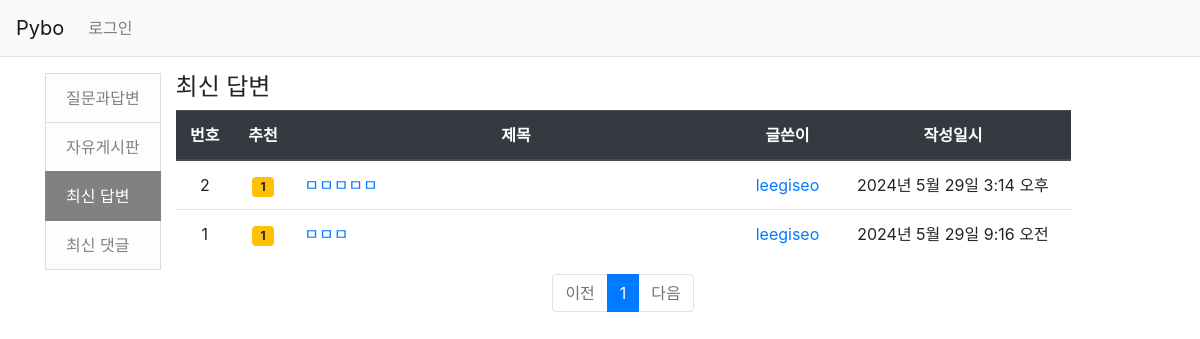
The page /pybo/category/3/ on the database as committed earlier.
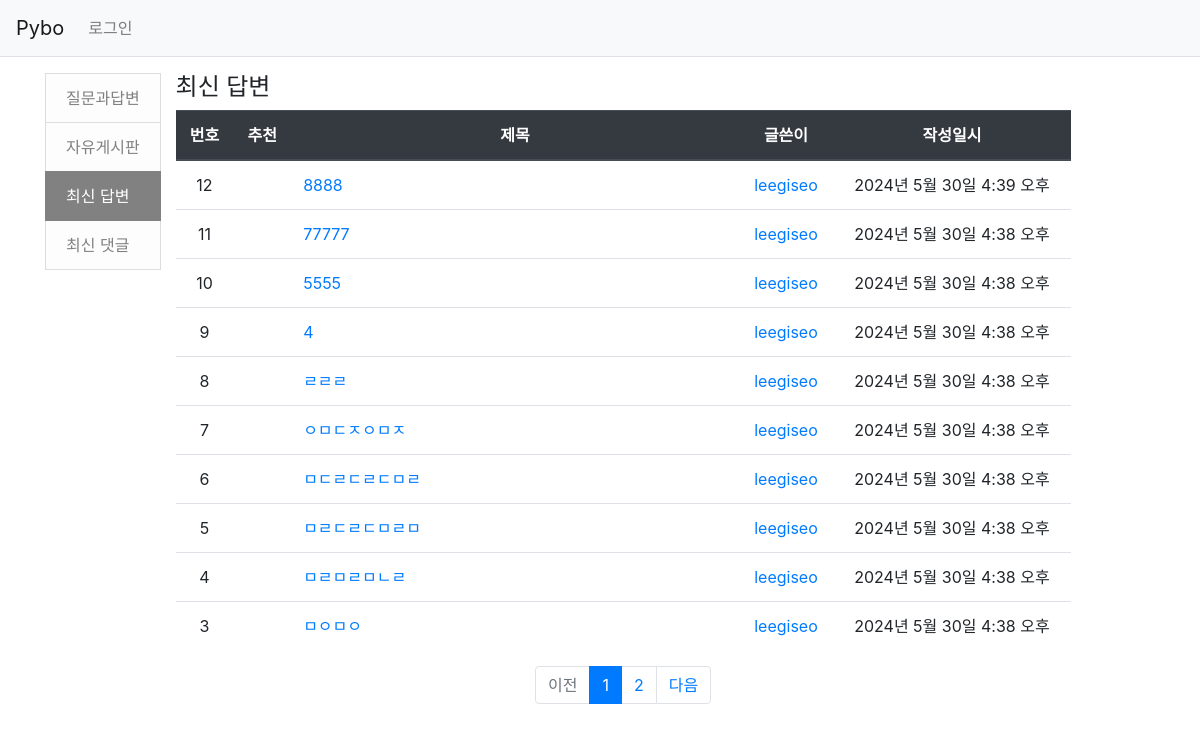
The same page on the database as committed later.
### pybo/models.py (models this page shows)
class Answer(models.Model):
    author = models.ForeignKey(User, on_delete=models.CASCADE, related_name='author_answer')
    question = models.ForeignKey(Question, on_delete=models.CASCADE)
    content = models.TextField()
    create_date = models.DateTimeField()
    modify_date = models.DateTimeField(null=True, blank=True)
    voter = models.ManyToManyField(User, related_name='voter_answer')

### pybo/views/base_views.py (the view)
# urls.py: path('', base_views.index, name='index'),  # '/' 에 해당되는 path
def index(request, category_id=1):
    page = request.GET.get('page', '1')  # 페이지
    kw = request.GET.get('kw', '')  # 검색어
    so = request.GET.get('so', 'recent')  # 정렬기준
    if category_id <= 2:
        question_list = Question.objects.filter(category=category_id)
        if so == 'recommend':
            question_list = question_list.annotate(num_voter=Count('voter')).order_by('-num_voter', '-create_date')
        elif so == 'popular':
            question_list = question_list.annotate(num_answer=Count('answer')).order_by('-num_answer', '-create_date')
        else:  # recent
            question_list = question_list.order_by('-create_date')
        if kw:
            question_list = question_list.filter(
                Q(subject__icontains=kw) |  # 제목검색
                Q(content__icontains=kw) |  # 내용검색
                Q(author__username__icontains=kw) |  # 질문 글쓴이검색
                Q(answer__author__username__icontains=kw)  # 답변 글쓴이검색
            ).distinct()
    elif category_id == 3:
        question_list = Answer.objects.all().order_by('-create_date')
    else:
        question_list = Comment.objects.all().order_by('-create_date')
    paginator = Paginator(question_list, 10)  # 페이지당 10개씩 보여주기
    page_obj = paginator.get_page(page)
    context = {'question_list': page_obj, 'page': page, 'kw': kw, 'so': so, 'category_id': category_id}
    return render(request, 'pybo/question_list.html', context)

### pybo/templatetags/pybo_filter.py (called while the page is built)
@register.filter
def sub(value, arg):
    return value - arg

### templates/pybo/question_list.html (shortened to what the changed rows need)
{% extends 'base.html' %}
{% load pybo_filter %}
{% block content %}
<div class="container my-3 d-flex">
    <div class="col-10 flex-grow-1">
        <table class="table">
            <thead>
            <tr class="text-center thead-dark">
                <th>번호</th>
                <th>추천</th>
                <th style="width:50%">제목</th>
                <th>글쓴이</th>
                <th>작성일시</th>
            </tr>
            </thead>
            <tbody>
            {% if question_list and category_id < 3 %}
            {% for question in question_list %}
            <tr class="text-center">
                <td>
                    {{ question_list.paginator.count|sub:question_list.start_index|sub:forloop.counter0|add:1 }}
                </td>
                <td>
                    {% if question.voter.all.count > 0 %}
                    <span class="badge badge-warning px-2 py-1">{{ question.voter.all.count }}</span>
                    {% endif %}
                </td>
                <td class="text-left">
                    <a href="{% url 'pybo:detail' question.id %}">{{ question.subject }}</a>
                    {% if question.answer_set.count > 0 %}
                    <span class="text-danger small ml-2">{{ question.answer_set.count }}</span>
                    {% endif %}
                </td>
                <td>
                    <a href="{% url 'pybo:profile_question' question.author.username %}">{{ question.author.username }}</a>
                </td>
                <td>{{ question.create_date }}</td>
            </tr>
            {% endfor %}
            {% elif question_list and category_id == 3 %}
            {% for question in question_list %}
            <tr class="text-center">
                <td>
                    {{ question_list.paginator.count|sub:question_list.start_index|sub:forloop.counter0|add:1 }}
                </td>
                <td>
                    {% if question.voter.all.count > 0 %}
                    <span class="badge badge-warning px-2 py-1">{{ question.voter.all.count }}</span>
                    {% endif %}
                </td>
                <td class="text-left">
                    <a href="{% url 'pybo:detail' question.question_id %}">{{ question.content }}</a>
                </td>
                <td>
                    <a href="{% url 'pybo:profile_question' question.author.username %}">{{ question.author.username }}</a>
                </td>
                <td>{{ question.create_date }}</td>
            </tr>
            {% endfor %}
            {% else %}
            <tr>
                <td colspan="3">내용이 없습니다.</td>
            </tr>
            {% endif %}
            </tbody>
        </table>
        <ul class="pagination justify-content-center">
            {% for page_number in question_list.paginator.page_range %}
            {% if page_number >= question_list.number|add:-5 and page_number <= question_list.number|add:5 %}
                {% if page_number == question_list.number %}
                <li class="page-item active" aria-current="page">
                    <a class="page-link" data-page="{{ page_number }}" href="#">{{ page_number }}</a>
                </li>
                {% else %}
                <li class="page-item">
                    <a class="page-link" data-page="{{ page_number }}" href="#">{{ page_number }}</a>
                </li>
                {% endif %}
            {% endif %}
            {% endfor %}
            {% if question_list.has_next %}
            <li class="page-item">
                <a class="page-link" data-page="{{ question_list.next_page_number }}" href="#">다음</a>
            </li>
            {% else %}
            <li class="page-item disabled">
                <a class="page-link" tabindex="-1" aria-disabled="true" href="#">다음</a>
            </li>
            {% endif %}
        </ul>
    </div>
</div>
{% endblock %}

Rows that differ between the two databases and show on the page:
no longer on this page (row unchanged): Answer: paginator.count|sub "2", voter.all.count "1", content "ㅁㅁㅁㅁㅁ", author.username "leegiseo", create_date "2024년 5월 29일 3:14 오후"
no longer on this page (row unchanged): Answer: paginator.count|sub "1", voter.all.count "1", content "ㅁㅁㅁ", author.username "leegiseo", create_date "2024년 5월 29일 9:16 오전"
added Answer: paginator.count|sub "12", content "8888", author.username "leegiseo", create_date "2024년 5월 30일 4:39 오후"
added Answer: paginator.count|sub "11", content "77777", author.username "leegiseo", create_date "2024년 5월 30일 4:38 오후"
added Answer: paginator.count|sub "10", content "5555", author.username "leegiseo", create_date "2024년 5월 30일 4:38 오후"
added Answer: paginator.count|sub "9", content "4", author.username "leegiseo", create_date "2024년 5월 30일 4:38 오후"
added Answer: paginator.count|sub "8", content "ㄹㄹㄹ", author.username "leegiseo", create_date "2024년 5월 30일 4:38 오후"
added Answer: paginator.count|sub "7", content "ㅇㅁㄷㅈㅇㅁㅈ", author.username "leegiseo", create_date "2024년 5월 30일 4:38 오후"
added Answer: paginator.count|sub "6", content "ㅁㄷㄹㄷㄹㄷㅁㄹ", author.username "leegiseo", create_date "2024년 5월 30일 4:38 오후"
added Answer: paginator.count|sub "5", content "ㅁㄹㄷㄹㄷㅁㄹㅁ", author.username "leegiseo", create_date "2024년 5월 30일 4:38 오후"
added Answer: paginator.count|sub "4", content "ㅁㄹㅁㄹㅁㄴㄹ", author.username "leegiseo", create_date "2024년 5월 30일 4:38 오후"
added Answer: paginator.count|sub "3", content "ㅁㅇㅁㅇ", author.username "leegiseo", create_date "2024년 5월 30일 4:38 오후"
Other text that changed with them:
new list line: "2"
